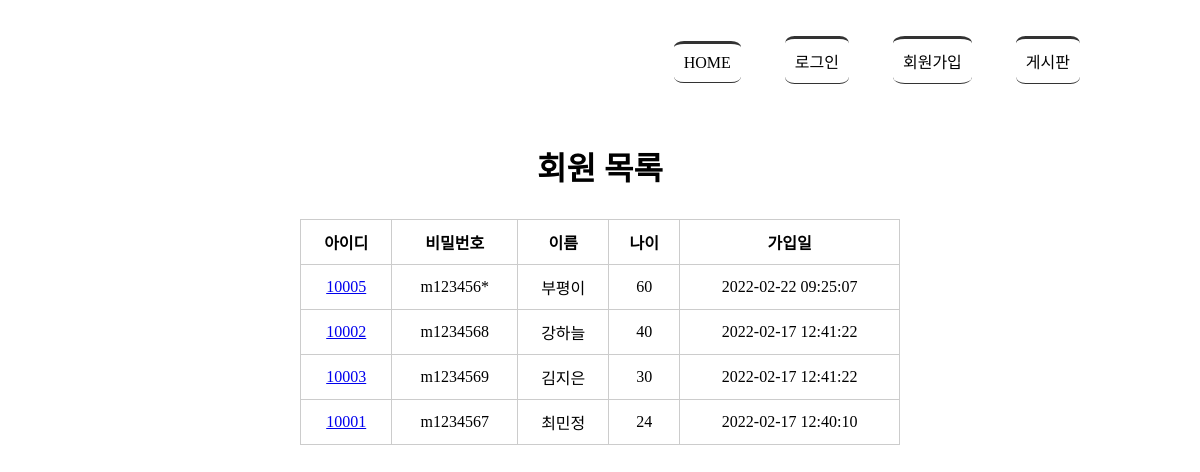
The page /memberlist/ on the database as committed earlier.
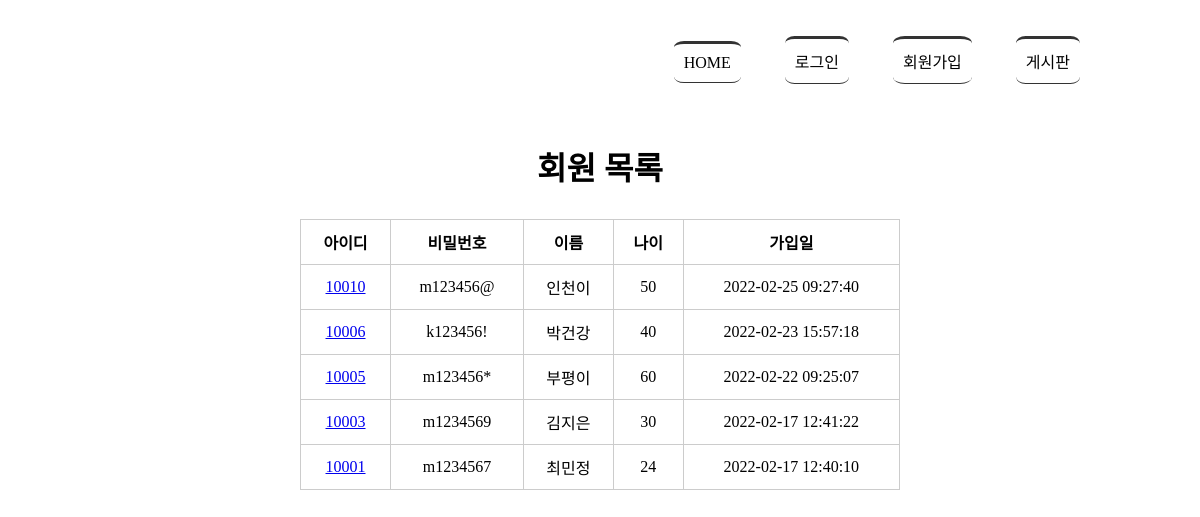
The same page on the database as committed later.
### tables this page shows
CREATE TABLE member(
            mid char(5) PRIMARY KEY,
            passwd char(8) NOT NULL,
            name text NOT NULL,
            age integer,
            regDate timestamp date DEFAULT (datetime('now','localtime'))
            );

### app.py (the view)
@app.route('/memberlist/')
def memberlist():
    rs = select_member()
    return render_template('memberlist.html', rs = rs)

### model/model_member.py (called while the page is built)
def getconn():
    conn = sqlite3.connect("./members.db")
    return conn

def select_member():
    conn = getconn()
    cur = conn.cursor()
    sql = "SELECT * FROM member ORDER BY regDate DESC"
    cur.execute(sql)
    rs = cur.fetchall()
    conn.close()
    return rs

### templates/memberlist.html (shortened to what this page needs)
<!DOCTYPE html>
<html lang="en">
<head>
    <link rel="stylesheet" href="{{ url_for('static',filename='style.css')}}">
</head>
<body>
    <div id="container">
        {% include 'navbar.html' %}
        <section>
            <h1>회원 목록</h1>
            <table>
                <tr>
                    <th>아이디</th><th>비밀번호</th><th>이름</th><th>나이</th><th>가입일</th>
                </tr>
                {% for i in rs %}
                <tr>
                    <td><a href="{{ url_for('member_view', id=i[0]) }}">{{ i[0] }}</a></td>
                    <td>{{ i[1] }}</td>
                    <td>{{ i[2] }}</td>
                    <td>{{ i[3] }}</td>
                    <td>{{ i[4] }}</td>
                </tr>
                {% endfor %}
            </table>
        </section>
    </div>
</body>
</html>

### templates/navbar.html
<header>
        <nav>
             <ul>
                 {% if session %}
                 <li><a href="{{ url_for('index')}}"> HOME</a></li>
                 <li><a href="{{ url_for('logout')}}">({{ session['userName']}} 님)로그아웃 </a></li>
                 <li><a href="{{ url_for('memberlist')}}"> 회원목록 </a></li>
                 <li><a href="{{ url_for('boardlist')}}"> 게시판 </a></li>
                 {% else %}
                 <li><a href="{{ url_for('index')}}"> HOME</a></li>
                 <li><a href="{{ url_for('login')}}"> 로그인 </a></li>
                 <li><a href="{{ url_for('register')}}"> 회원가입 </a></li>
                 <li><a href="{{ url_for('boardlist')}}"> 게시판 </a></li>
                 {% endif %}
             </ul>
        </nav>
</header>

### static/style.css (style rules this page uses)
#container { width: 1000px; margin: 0 auto; }
header { height: 100px; }
nav ul { list-style: none; text-align: right; }
nav ul li { display: inline-block; margin: 20px; border-top: 3px solid #333; padding: 10px; border-bottom: 1px solid #333; border-radius:15%; }
nav ul li a { text-decoration: none; color: #000; }
section { text-align: center; }
section h1 { font-size: 2em; margin-bottom: 30px; }
section table { width: 600px; margin: 0 auto; border-collapse: collapse; }
section table, th, td { border: 1px solid #ccc; padding: 10px }

Rows that differ between the two databases and show on the page:
removed member: mid "10002", passwd "m1234568", name "강하늘", age "40", regDate "2022-02-17 12:41:22"
added member: mid "10010", passwd "m123456@", name "인천이", age "50", regDate "2022-02-25 09:27:40"
added member: mid "10006", passwd "k123456!", name "박건강", age "40", regDate "2022-02-23 15:57:18"
